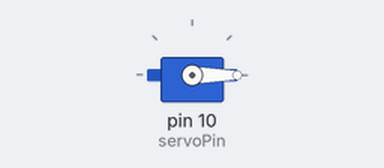
A sketch run on a simulated Arduino Uno, built with avr-gcc and run on an emulated ATmega328P. On the bench: servo.

Above: at 0.05 s.
At 7.45 s:
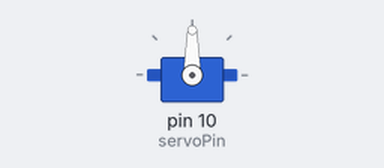
At 14.95 s:
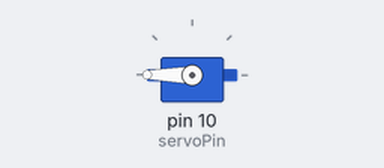
Timing chart, 0 to 19.5 s (numbered marks = the images above):
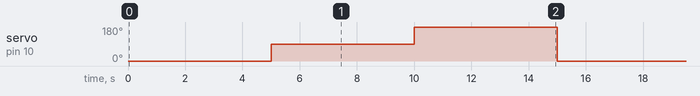

Measured:
- by itself, servo on pin 10 (servoPin): repeats every 15.0 s: 180° 5.0 s, 0° 5.0 s, 90° 5.0 s

The sketch:

Servo.ino
```cpp
#include <Servo.h>

int servoPin = 10;

Servo servo1;

void setup(){
	servo1.attach(servoPin);
}

void loop(){
	servo1.write(0);
  	delay(5000);

  	servo1.write(90);
  	delay(5000);

  	servo1.write(180);
  	delay(5000);
}
```
